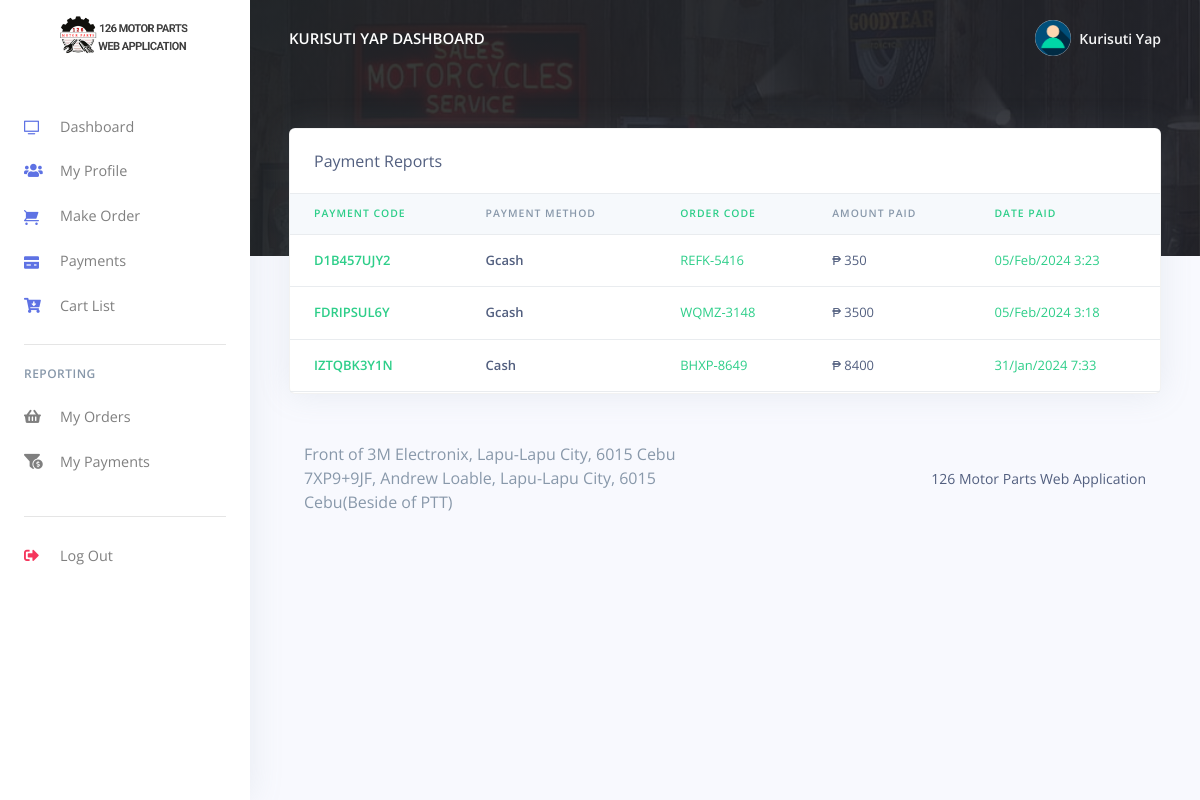
/pos/customer/payments_reports.php (signed in), run on an earlier commit of the app's database.
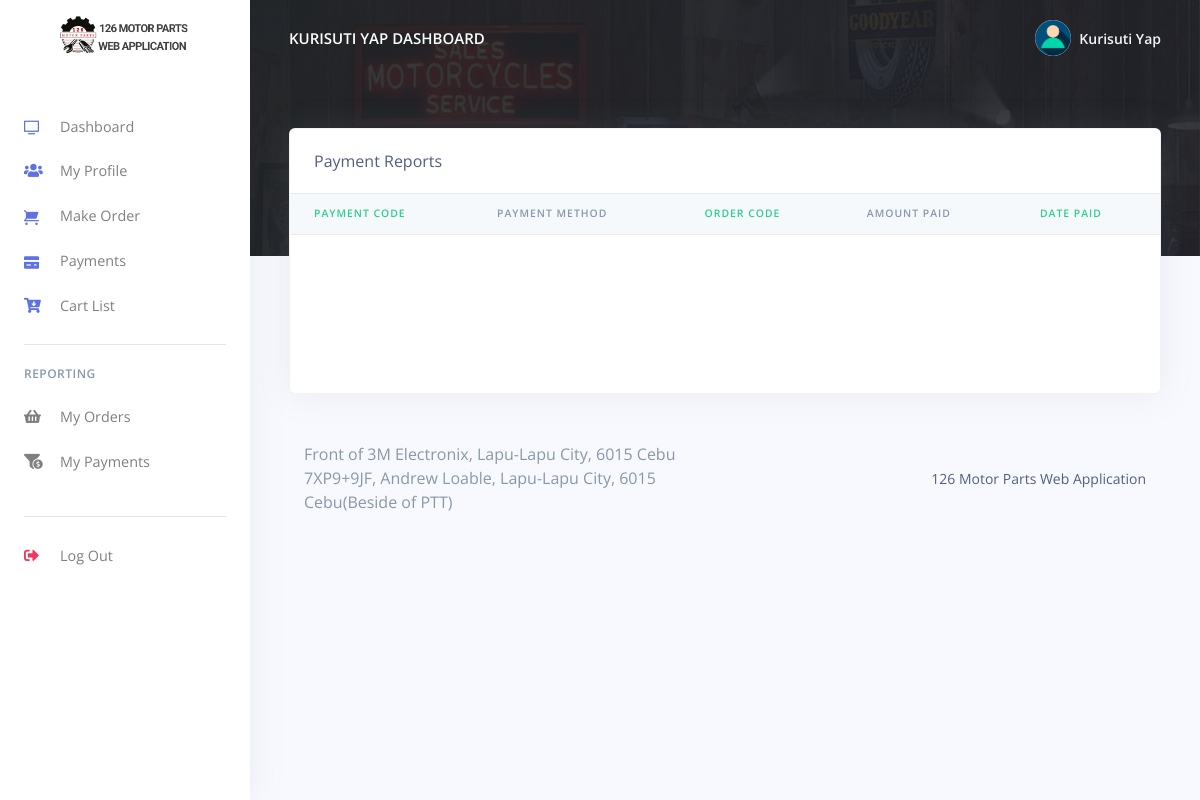
And on a later commit of the database.
### tables this page shows
CREATE TABLE `rpos_customers` (
  `customer_id` varchar(200) NOT NULL,
  `customer_name` varchar(200) NOT NULL,
  `customer_phoneno` varchar(200) NOT NULL,
  `customer_email` varchar(200) NOT NULL,
  `customer_password` varchar(200) NOT NULL,
  `created_at` timestamp(6) NOT NULL DEFAULT current_timestamp(6) ON UPDATE current_timestamp(6)
);

CREATE TABLE `rpos_payments` (
  `pay_id` varchar(200) NOT NULL,
  `pay_code` varchar(200) NOT NULL,
  `order_code` varchar(200) NOT NULL,
  `customer_id` varchar(200) NOT NULL,
  `customer_name` varchar(125) NOT NULL,
  `prod_id` varchar(125) NOT NULL,
  `prod_name` varchar(125) NOT NULL,
  `staff_id` int(20) NOT NULL,
  `staff_name` varchar(200) NOT NULL,
  `pay_amt` varchar(200) NOT NULL,
  `pay_method` varchar(200) NOT NULL,
  `quantity` int(11) NOT NULL,
  `cart_price` int(11) NOT NULL,
  `created_at` timestamp(6) NOT NULL DEFAULT current_timestamp(6) ON UPDATE current_timestamp(6)
);

### pos/customer/payments_reports.php (the view, shortened to what the changed rows need)
<?php
include('config/config.php');
require_once('partials/_head.php');
?>
<body>
    <?php
    require_once('partials/_sidebar.php');
    ?>
    <div class="main-content">
        <?php
        require_once('partials/_topnav.php');
        ?>
        <div class="container-fluid mt--8">
            <div class="row">
                <div class="col">
                    <div class="card shadow">
                        <div class="table-responsive" style="overflow: auto; height : 200px">
                            <table class="table align-items-center table-flush">
                                <thead class="thead-light">
                                    <tr>
                                        <th class="text-success" scope="col">Payment Code</th>
                                        <th scope="col">Payment Method</th>
                                        <th class="text-success" scope="col">Order Code</th>
                                        <th scope="col">Amount Paid</th>
                                        <th class="text-success" scope="col">Date Paid</th>
                                    </tr>
                                </thead>
                                <tbody>
                                    <?php
                                    $customer_id = $_SESSION['customer_id'];
                                    $ret = "SELECT * FROM  rpos_payments WHERE customer_id ='$customer_id' ORDER BY `created_at` DESC ";
                                    $stmt = $mysqli->prepare($ret);
                                    $stmt->execute();
                                    $res = $stmt->get_result();
                                    while ($payment = $res->fetch_object()) {
                                    ?>
                                        <tr>
                                            <th class="text-success" scope="row">
                                                <?php echo $payment->pay_code; ?>
                                            </th>
                                            <th scope="row">
                                                <?php echo $payment->pay_method; ?>
                                            </th>
                                            <td class="text-success">
                                                <?php echo $payment->order_code; ?>
                                            </td>
                                            <td>
                                                ₱ <?php echo $payment->pay_amt; ?>
                                            </td>
                                            <td class="text-success">
                                                <?php echo date('d/M/Y g:i', strtotime($payment->created_at)) ?>
                                            </td>
                                        </tr>
                                    <?php } ?>
                                </tbody>
                            </table>
                        </div>
                    </div>
                </div>
            </div>
        </div>
    </div>
</body>
</html>

### pos/customer/partials/_sidebar.php (shortened to what the changed rows need)
<?php
$customer_id = $_SESSION['customer_id'];
$ret = "SELECT * FROM  rpos_customers  WHERE customer_id = '$customer_id'";
$stmt = $mysqli->prepare($ret);
$stmt->execute();
$res = $stmt->get_result();
while ($customer = $res->fetch_object()) {
?>
  <nav class="navbar navbar-vertical fixed-left navbar-expand-md navbar-light bg-white" id="sidenav-main">
    <div class="container-fluid">
      <a class="navbar-brand pt-0" href="dashboard.php">
        <img src="../admin/assets/img/brand/repos0.png" class="navbar-brand-img" alt="...">
      </a>
      <div class="collapse navbar-collapse" id="sidenav-collapse-main">
        <ul class="navbar-nav">
          <li class="nav-item">
            <a class="nav-link" href="dashboard.php">
              <i class="ni ni-tv-2 text-primary"></i> Dashboard
            </a>
          </li>
          <li class="nav-item">
            <a class="nav-link" href="change_profile.php">
              <i class="fas fa-users text-primary"></i> My Profile
            </a>
          </li>
          <li class="nav-item">
            <a class="nav-link" href="orders.php">
              <i class="ni ni-cart text-primary"></i>Make Order
            </a>
          </li>
          <li class="nav-item">
            <a class="nav-link" href="payments.php">
              <i class="ni ni-credit-card text-primary"></i> Payments
            </a>
          </li>
          <li class="nav-item">
            <a class="nav-link" href="cart.php">
              <i class="fas fa-cart-arrow-down text-primary"></i> Cart List
            </a>
          </li>
        </ul>
        <hr class="my-3">
        <h6 class="navbar-heading text-muted">Reporting</h6>
        <ul class="navbar-nav mb-md-3">
          <li class="nav-item">
            <a class="nav-link" href="orders_reports.php">
              <i class="fas fa-shopping-basket"></i> My Orders
            </a>
          </li>
          <li class="nav-item">
            <a class="nav-link" href="payments_reports.php">
              <i class="fas fa-funnel-dollar"></i> My Payments
            </a>
          </li>
        </ul>
        <hr class="my-3">
        <ul class="navbar-nav mb-md-3">
          <li class="nav-item">
            <a class="nav-link" href="logout.php">
              <i class="fas fa-sign-out-alt text-danger"></i> Log Out
            </a>
          </li>
        </ul>
      </div>
    </div>
  </nav>
<?php } ?>

### pos/customer/partials/_topnav.php (shortened to what the changed rows need)
<?php
$customer_id = $_SESSION['customer_id'];
$ret = "SELECT * FROM  rpos_customers  WHERE customer_id = '$customer_id'";
$stmt = $mysqli->prepare($ret);
$stmt->execute();
$res = $stmt->get_result();
while ($customer = $res->fetch_object()) {
?>
    <nav class="navbar navbar-top navbar-expand-md navbar-dark" id="navbar-main">
        <div class="container-fluid">
            <a class="h4 mb-0 text-white text-uppercase d-none d-lg-inline-block" href="dashboard.php"><?php echo $customer->customer_name; ?> Dashboard</a>
            <ul class="navbar-nav align-items-center d-none d-md-flex">
                <li class="nav-item dropdown">
                    <a class="nav-link pr-0" href="#" role="button" data-toggle="dropdown" aria-haspopup="true" aria-expanded="false">
                        <div class="media align-items-center">
                            <span class="avatar avatar-sm rounded-circle">
                                <img alt="Image placeholder" src="../admin/assets/img/theme/user-a-min.png">
                            </span>
                            <div class="media-body ml-2 d-none d-lg-block">
                                <span class="mb-0 text-sm  font-weight-bold"><?php echo $customer->customer_name; ?></span>
                            </div>
                        </div>
                    </a>
                </li>
            </ul>
        </div>
    </nav>
<?php } ?>

What changed in the data, as far as the page shows it:
removed rpos_payments: pay_code "D1B457UJY2", pay_method "Gcash", order_code "REFK-5416", pay_amt "350", created_at "05/Feb/2024 3:23"
removed rpos_payments: pay_code "FDRIPSUL6Y", pay_method "Gcash", order_code "WQMZ-3148", pay_amt "3500", created_at "05/Feb/2024 3:18"
removed rpos_payments: pay_code "IZTQBK3Y1N", pay_method "Cash", order_code "BHXP-8649", pay_amt "8400", created_at "31/Jan/2024 7:33"
